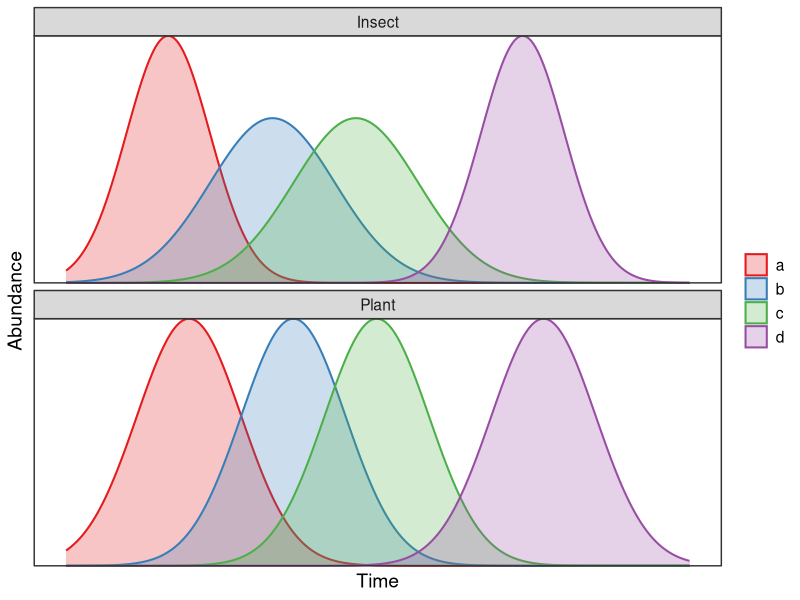

Source code (R):
library(ggplot2)

# Crear secuencia temporal
dias <- seq(1, 300, by = 1)

# Crear data frame para 4 polinizadores
pollinadores <- data.frame(
  dia = rep(dias, 4),
  densidad = 10 * c(
    dnorm(dias, mean=50,  sd=20),   
    dnorm(dias, mean=100, sd=30),   
    dnorm(dias, mean=140, sd=30),   
    dnorm(dias, mean=220, sd=20)    
  ),
  especie = factor(rep(c("a", "b", "c", "d"), each=length(dias))),
  tipo = "Insect"
)

# Crear data frame para 4 plantas
plantas <- data.frame(
  dia = rep(dias, 4),
  densidad = 10 * c(
    dnorm(dias, mean=60,  sd=25),   
    dnorm(dias, mean=110, sd=25),   
    dnorm(dias, mean=150, sd=25),   
    dnorm(dias, mean=230, sd=25)    
  ),
  especie = factor(rep(c("a", "b", "c", "d"), each=length(dias))),
  tipo = "Plant"
)

# Unir ambos data frames
fenologia <- rbind(pollinadores, plantas)

# Graficar con facet_wrap por tipo (plantas vs polinizadores), apilados verticalmente
ggplot(fenologia, aes(x=dia, y=densidad, fill=especie, color=especie)) +
  geom_area(alpha=0.25, size=0.7, position = "identity") +
  facet_wrap(~ tipo, scales = "free_y", ncol = 1) +  # stacked vertically
  theme_bw() +
  theme(
    text = element_text(size=14),
    legend.title = element_blank(),
    axis.line.x = element_blank(),
    panel.grid = element_blank(),
    axis.text = element_blank(),
    axis.ticks = element_blank()
  ) +
  xlab("Time") +
  ylab("Abundance") +
  scale_fill_brewer(palette = "Set1") +
  scale_color_brewer(palette = "Set1") +
  scale_y_continuous(expand = c(0, 0)) +
  coord_cartesian(clip = "off")
